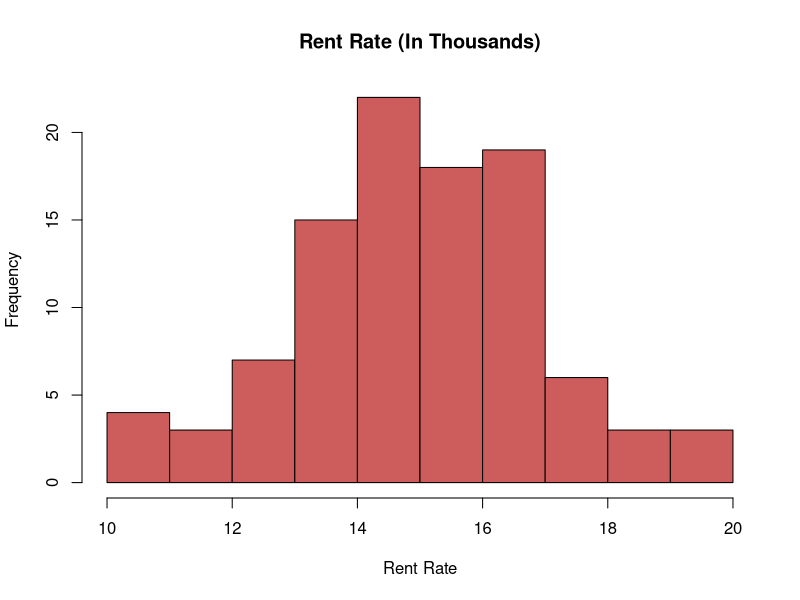
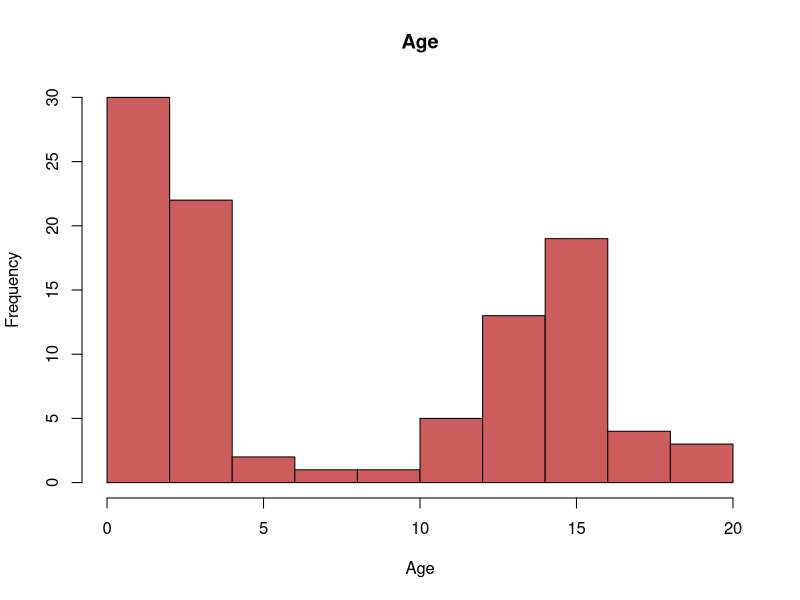
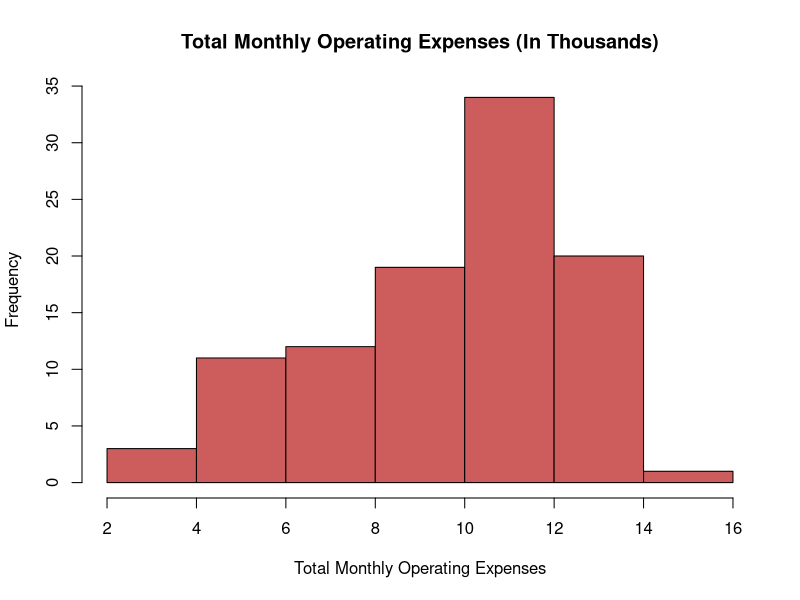
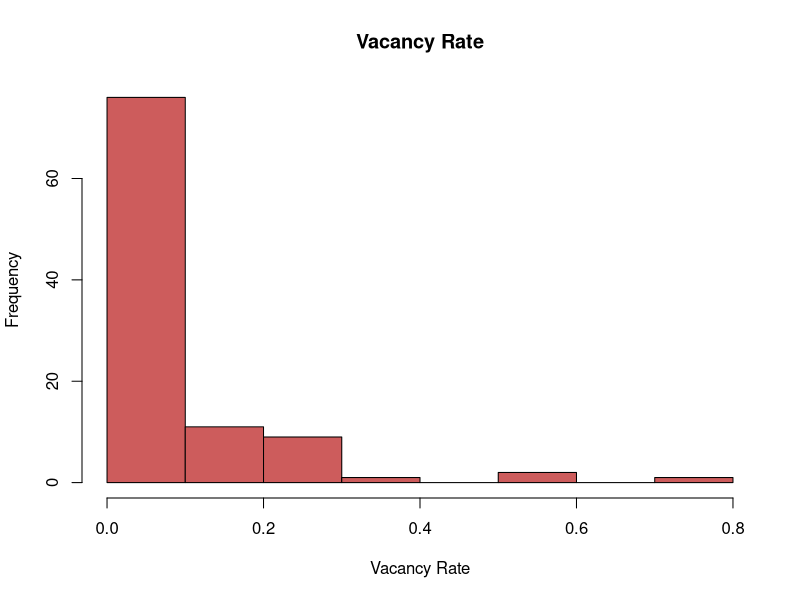
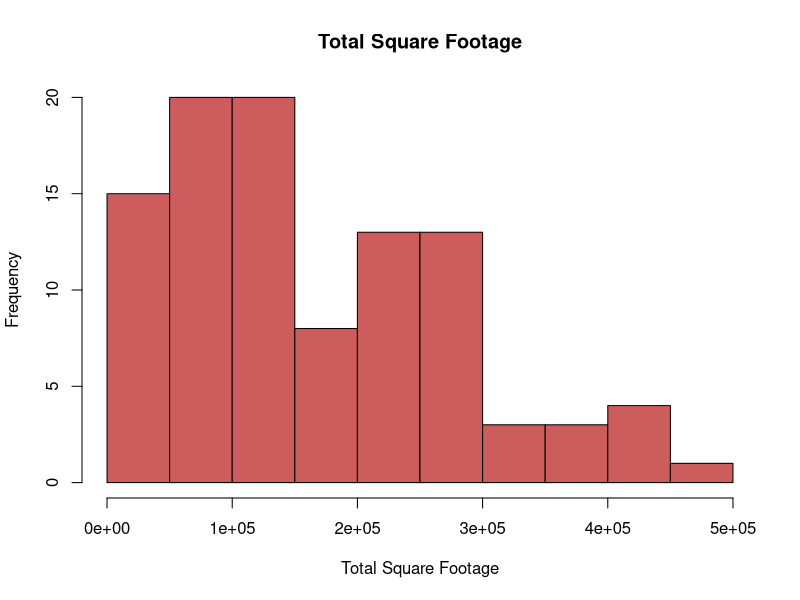
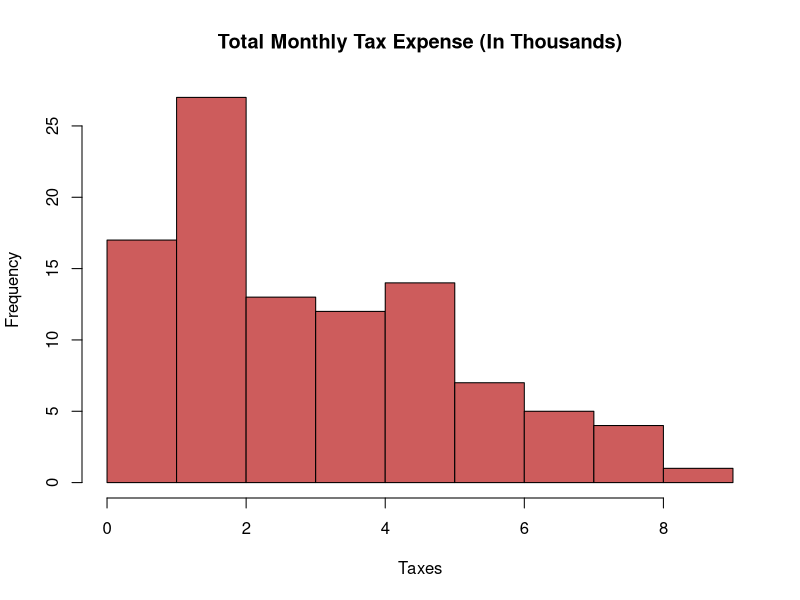

These charts were generated, in order, by the following R code: (Note: this script raises an error after producing the figures.)
## ---- chunk 1
knitr::opts_chunk$set(echo = TRUE)
library(readr)
library(tidyverse)
comm_prop <- tbl_df(read_csv("comm_prop.csv"))
## ---- chunk 2
dim(comm_prop)
names(comm_prop)
head(comm_prop)
summary(comm_prop)
## ---- chunk 3
comm_prop$W2MiDT <- factor(comm_prop$W2MiDT, labels = c("No", 'Yes'))
show(comm_prop$W2MiDT)
## ---- chunk 4
hist(comm_prop$RentRate, xlab = "Rent Rate", main = paste("Rent Rate (In Thousands)"), col = "indianred")

hist(comm_prop$Age, xlab = "Age", main = paste("Age"), col = "indianred")

hist(comm_prop$OperExp, xlab = "Total Monthly Operating Expenses", main = paste("Total Monthly Operating Expenses (In Thousands)"), col = "indianred")

hist(comm_prop$VacRate, xlab = "Vacancy Rate", main = paste("Vacancy Rate"), col = "indianred")

hist(comm_prop$SqFt, xlab = "Total Square Footage", main = paste("Total Square Footage"), col = "indianred") 
  
hist(comm_prop$Taxes, xlab = "Taxes", main = paste("Total Monthly Tax Expense (In Thousands)"), col = "indianred")

ggplot(comm_prop$W2MiDT) +
  stat_boxplot(geom = "errorbar", width = 0.5) +
  geom_boxplot() +
  coord_flip() + # Makes regions names easier to read
  labs(x = "Region", y = "Birth Rate")

hist(comm_prop$W2MiDT, xlab = "Building Located Within 2 Miles of Downtown", main = paste("Location"), col = "indianred")

pairs(comm_prop[,1:6], pch = 16)
## ---- chunk 5
cor(comm_prop[,1:6])
